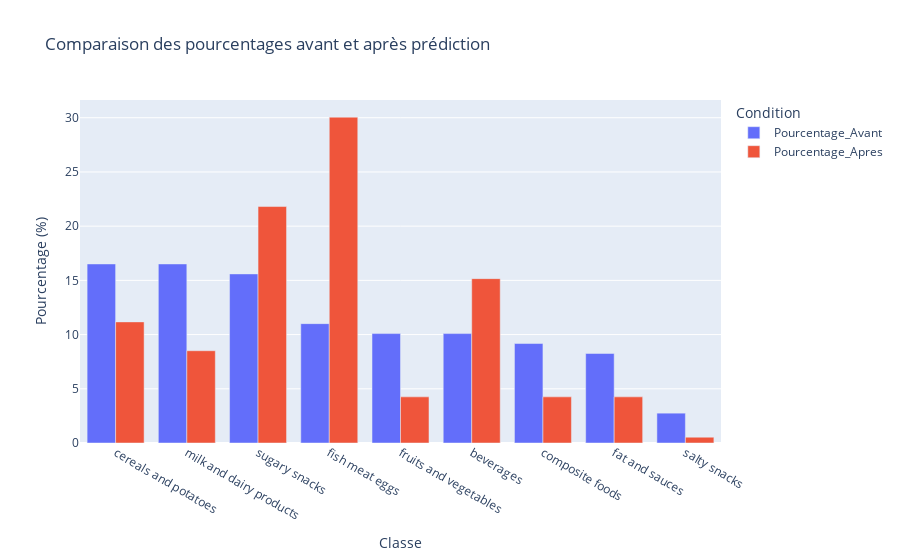

Notebook source saved alongside this figure:
### Code cell
df_pnns2 = df_cleaned['pnns_groups_1']
counts = df_pnns2.value_counts()
percentages_after = df_cleaned['pnns_groups_1'].value_counts(normalize=True) * 100
# Créer un DataFrame combiné pour la comparaison
percentages_comparison = pd.DataFrame({
    'Classe': percentages_before.index,
    'Pourcentage_Avant': percentages_before.values,
    'Pourcentage_Apres': percentages_after[percentages_before.index].values
})
fig = px.bar(percentages_comparison, x='Classe', y=['Pourcentage_Avant', 'Pourcentage_Apres'],
             barmode='group',
             labels={'value': 'Pourcentage (%)', 'variable': 'Condition'},
             title='Comparaison des pourcentages avant et après prédiction')

# Afficher le graphique
fig.show()

### Figure 1 — Plotly figure (JSON) as saved in the notebook; plotly's stock layout.template omitted (floating-point values rounded to 4 significant figures)
{"data": [{"alignmentgroup": "True", "hovertemplate": "Condition=Pourcentage_Avant<br>Classe=%{x}<br>Pourcentage (%)=%{y}<extra></extra>", "legendgroup": "Pourcentage_Avant", "marker": {"color": "#636efa", "pattern": {"shape": ""}}, "name": "Pourcentage_Avant", "offsetgroup": "Pourcentage_Avant", "orientation": "v", "showlegend": true, "textposition": "auto", "type": "bar", "x": ["cereals and potatoes", "milk and dairy products", "sugary snacks", "fish meat eggs", "fruits and vegetables", "beverages", "composite foods", "fat and sauces", "salty snacks"], "xaxis": "x", "y": [16.51, 16.51, 15.6, 11.01, 10.09, 10.09, 9.174, 8.257, 2.752], "yaxis": "y"}, {"alignmentgroup": "True", "hovertemplate": "Condition=Pourcentage_Apres<br>Classe=%{x}<br>Pourcentage (%)=%{y}<extra></extra>", "legendgroup": "Pourcentage_Apres", "marker": {"color": "#EF553B", "pattern": {"shape": ""}}, "name": "Pourcentage_Apres", "offsetgroup": "Pourcentage_Apres", "orientation": "v", "showlegend": true, "textposition": "auto", "type": "bar", "x": ["cereals and potatoes", "milk and dairy products", "sugary snacks", "fish meat eggs", "fruits and vegetables", "beverages", "composite foods", "fat and sauces", "salty snacks"], "xaxis": "x", "y": [11.17, 8.511, 21.81, 30.05, 4.255, 15.16, 4.255, 4.255, 0.5319], "yaxis": "y"}], "layout": {"barmode": "group", "legend": {"title": {"text": "Condition"}, "tracegroupgap": 0}, "title": {"text": "Comparaison des pourcentages avant et après prédiction"}, "xaxis": {"anchor": "y", "domain": [0, 1], "title": {"text": "Classe"}}, "yaxis": {"anchor": "x", "domain": [0, 1], "title": {"text": "Pourcentage (%)"}}}}
